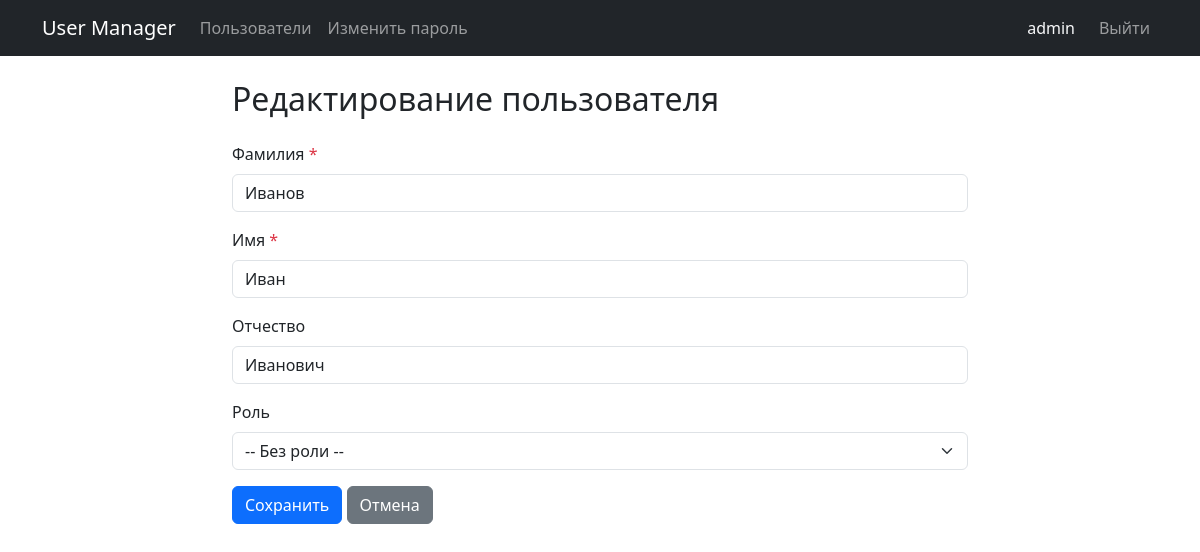
/users/3/edit (signed in), run on an earlier commit of the app's database.
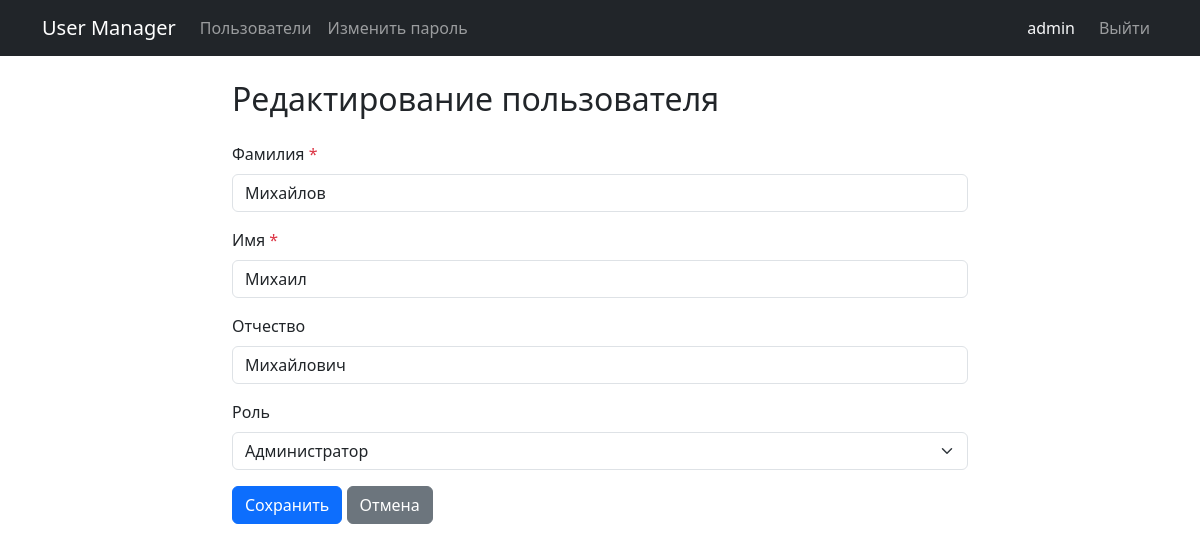
And on a later commit of the database.
### models.py (models this page shows, shortened)
class User(db.Model, UserMixin):
    __tablename__ = 'users'
    id = db.Column(db.Integer, primary_key=True)
    login = db.Column(db.String(50), unique=True, nullable=False)
    password_hash = db.Column(db.String(128), nullable=False)
    last_name = db.Column(db.String(50), nullable=False)
    first_name = db.Column(db.String(50), nullable=False)
    middle_name = db.Column(db.String(50), nullable=True)
    role_id = db.Column(db.Integer, db.ForeignKey('roles.id'), nullable=True)
    created_at = db.Column(db.DateTime, default=datetime.utcnow)

### app.py (the view, shortened to what this page needs)
@app.route('/users/<int:user_id>/edit', methods=['GET', 'POST'])
@login_required
def user_edit(user_id):
    user = User.query.get_or_404(user_id)
    roles = Role.query.all()
    form_data = {
        'last_name': user.last_name,
        'first_name': user.first_name,
        'middle_name': user.middle_name,
        'role_id': user.role_id
    }
    return render_template('user_form.html', roles=roles, form_data=form_data,
                           errors={}, is_edit=True, user=user)

### app.py (called while the page is built)
@login_manager.user_loader
def load_user(user_id):
    return User.query.get(int(user_id))

### templates/user_form.html
{% extends 'base.html' %}
{% from 'macros.html' import render_user_form %}
{% block content %}
<div class="row justify-content-center">
    <div class="col-md-8">
        <h2 class="mb-4">{{ 'Редактирование' if is_edit else 'Создание' }} пользователя</h2>
        {% if is_edit %}
            {{ render_user_form(url_for('user_edit', user_id=user.id), roles, form_data, errors, is_edit=True) }}
        {% else %}
            {{ render_user_form(url_for('user_create'), roles, form_data, errors, is_edit=False) }}
        {% endif %}
    </div>
</div>
{% endblock %}

### templates/macros.html (shortened to what this page needs)
{% macro render_user_form(action_url, roles, form_data, errors, is_edit=False) %}
<form method="POST" action="{{ action_url }}" novalidate>
    <div class="mb-3">
        <label class="form-label">Фамилия <span class="text-danger">*</span></label>
        <input type="text" name="last_name"
               class="form-control {{ 'is-invalid' if errors.get('last_name') }}"
               value="{{ form_data.get('last_name', '') }}">
    </div>
    <div class="mb-3">
        <label class="form-label">Имя <span class="text-danger">*</span></label>
        <input type="text" name="first_name"
               class="form-control {{ 'is-invalid' if errors.get('first_name') }}"
               value="{{ form_data.get('first_name', '') }}">
    </div>
    <div class="mb-3">
        <label class="form-label">Отчество</label>
        <input type="text" name="middle_name" class="form-control"
               value="{{ form_data.get('middle_name', '') }}">
    </div>
    <div class="mb-3">
        <label class="form-label">Роль</label>
        <select name="role_id" class="form-select">
            <option value="">-- Без роли --</option>
            {% for role in roles %}
                <option value="{{ role.id }}"
                    {% if form_data.get('role_id')|string == role.id|string %}selected{% endif %}>
                    {{ role.name }}
                </option>
            {% endfor %}
        </select>
    </div>
    <button type="submit" class="btn btn-primary">Сохранить</button>
    <a href="{{ url_for('index') }}" class="btn btn-secondary">Отмена</a>
</form>
{% endmacro %}

What changed in the data, as far as the page shows it:
changed User: last_name "Иванов" → "Михайлов"; first_name "Иван" → "Михаил"; middle_name "Иванович" → "Михайлович"
Also different on the page:
form field role_id: "-- Без роли --" → "Администратор"
